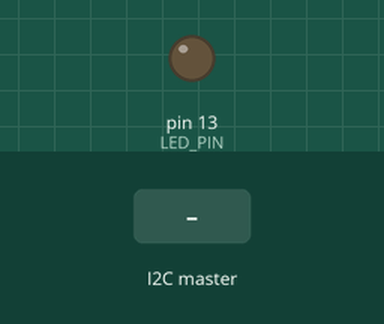
A sketch run on a simulated Arduino Uno, built with avr-gcc and run on an emulated ATmega328P. Shown: output pins drawn as LEDs (lit = HIGH). Dashed ring = blinking. Inputs (shaded band) come from the test bench.

Above: at 1.2 s.
1.3 s: the I2C master sends the byte 2
At 1.6 s:
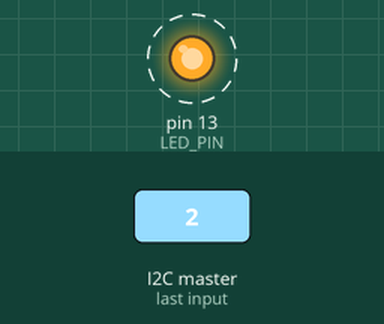
4.3 s: the I2C master sends the byte 90
7.3 s: the I2C master sends the byte 1
At 8.1 s:
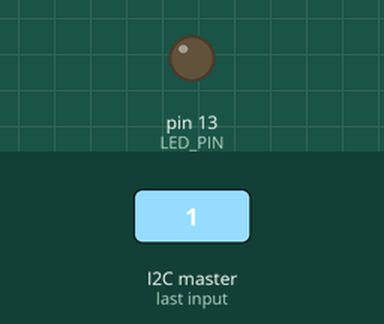
Timing chart, 0 to 10.3 s (numbered marks = the images above; inputs shaded):
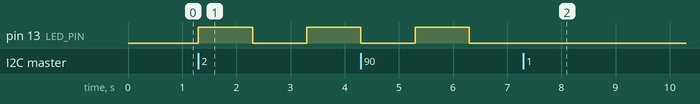

The sketch:

i2cTest.ino
```cpp
// (licence header left out)
#include <Wire.h>

#define I2C_ADDR 4
#define LED_PIN 13

void setup() {
  Wire.begin(I2C_ADDR);
  Wire.onReceive(receiveEvent);
  pinMode(LED_PIN, OUTPUT);
}

volatile int blinks = 0;

void loop() {
  if (blinks > 0) {
    digitalWrite(LED_PIN, HIGH);
    delay(1000);
    digitalWrite(LED_PIN, LOW);
    delay(1000);
    blinks--;
  }
}

void receiveEvent(int numBytes) {
  blinks = Wire.read();
}
```

Measured:
- after the input at 1.3 s, pin 13 (LED_PIN): LOW → HIGH at once, → LOW 1.0 s later, → HIGH 1.0 s later
- after the input at 7.3 s, pin 13 (LED_PIN): stops changing and stays LOW
